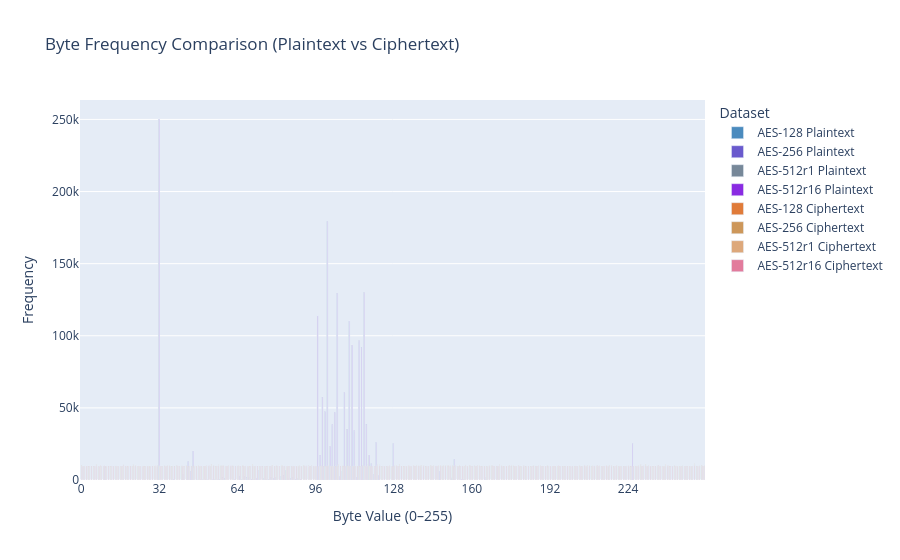
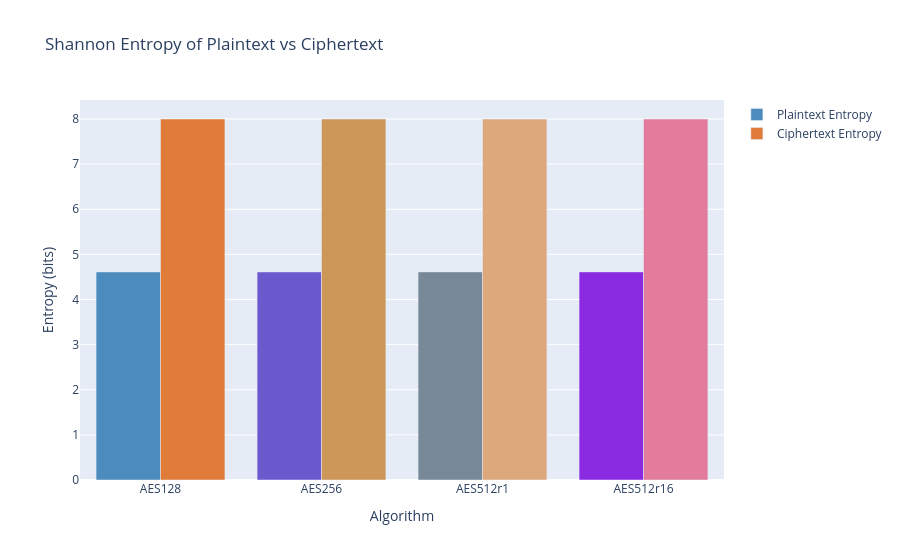

Here is the notebook cell these charts were saved with, in order:
### Code cell
'''just use bytes dont worry about characters'''
'''Skeleton&plots by GPT initially but later modified'''
'''STILL NEED AVALANCHE'''

def compute_stats(df: pl.DataFrame, alg: Algorithm):
    # Filter to a single algorithm
    df_alg = df.filter(pl.col("alg") == alg.name)

    # Convert normalized floats (0.0–1.0) back to byte integers (0–255)
    # df_alg = df_alg.with_columns([
    #     pl.col("plaintext").flatten().flatten().list.eval((pl.element()*255).cast(pl.UInt8), parallel=True).alias('p_bytes'),
    #     pl.col("ciphertext").flatten().flatten().list.eval((pl.element()*255).cast(pl.UInt8), parallel=True).alias('c_bytes')
    # ])
    '''plaintext is now original byte string'''
    df_p = df_alg.select(
        pl.col('plaintext').map_elements(lambda x: list(x)).explode().alias('byte')
    )

    df_c = df_alg.select(
        pl.col("ciphertext").flatten().flatten().list.eval((pl.element()*255).cast(pl.UInt8), parallel=True).explode().alias('byte')
    )


    # Frequency count of each byte value (0–255)
    p_freq = df_p.group_by("byte").len(name = 'p_count')
    c_freq = df_c.group_by("byte").len(name = 'c_count')
    #print(p_freq)
    #print(c_freq)

    full_bytes = pl.DataFrame({'byte': list(range(256))}).with_columns(pl.col("byte").cast(pl.UInt8))

    p_freq = full_bytes.join(
        df_p.group_by("byte").len().rename({"len": "p_count"}),
        on="byte",
        how="left"
    ).fill_null(0)

    c_freq = full_bytes.join(
        df_c.group_by("byte").len().rename({"len": "c_count"}),
        on="byte",
        how="left"
    ).fill_null(0)


    # Merge PT and CT frequencies, filling in 0 for missing bytes
    freqs = p_freq.join(c_freq, on="byte", how="inner").fill_null(0)

    # Add dense ranks (most frequent = rank 1)
    # Dont skip ranks, ties get the same number ie if two tied for first the next most frequent gets rank 2
    freqs = freqs.with_columns([
        pl.col("p_count").rank("dense").alias("p_rank"),
        pl.col("c_count").rank("dense").alias("c_rank"),
        (pl.col("p_count") / pl.col("p_count").sum()).alias("p_prob"),
        (pl.col("c_count") / pl.col("c_count").sum()).alias("c_prob"),
    ])
   # print(freqs)


    # Shannon Entropy of ciphertext:
    # Measures how "random-looking" the ciphertext byte distribution is.
    # Higher values (closer to 8 bits) = better diffusion.
    '''double check eq maybe find library func?'''
    c_entropy_terms = freqs.filter(pl.col("c_prob") > 0).with_columns(
        (-pl.col("c_prob") * pl.col("c_prob").log(base=2)).alias("c_entropy_term")
    )
    p_entropy_terms = freqs.filter(pl.col("p_prob") > 0).with_columns(
        (-pl.col("p_prob") * pl.col("p_prob").log(base=2)).alias("p_entropy_term")
    )
    c_entropy = c_entropy_terms["c_entropy_term"].sum()
    p_entropy = p_entropy_terms["p_entropy_term"].sum()

    # Kendall’s Tau Rank Correlation:
    # Measures how similar the byte frequency ordering is between plaintext and ciphertext.
    # A value near 0 = low correlation = good diffusion.
    tau, _ = kendalltau(freqs["p_rank"].to_numpy(), freqs["c_rank"].to_numpy())

    return freqs, c_entropy, p_entropy, tau


results = {}
for alg in algs:
    freqs, c_entropy, p_entropy, tau = compute_stats(df, alg)
    results[alg.name] = {
        "freqs": freqs,
        "c_entropy": c_entropy,
        "p_entropy": p_entropy,
        "tau": tau,
    }
    print(f"\n=== {alg} ===")
    print(f"Shannon Entropy Plaintext: {p_entropy:.4f} bits")
    print(f"Shannon Entropy Ciphertext: {c_entropy:.4f} bits")
    print(f"Kendall's Tau: {tau:.4f} (lower = better diffusion)")

# colors = ['#1f77b4', '#17becf', '#9467bd', '#7f7f7f']
colors = [
    "#4B8BBE",  # Python blue
    "#6A5ACD",  # Slate blue (soft purple hue)
    "#778899",  # Light slate gray
    "#8A2BE2",  # Blue violet
    "#5F9EA0",  # Cadet blue (muted teal)
    "#708090",  # Slate gray
]

complementary_colors = [
    "#E07B39",  # Complement to #4B8BBE (Python Blue)
    "#CD975A",  # Complement to #6A5ACD (Slate Blue)
    "#DDA87B",  # Complement to #778899 (Light Slate Grey)
    "#E27B9C",  # Complement to #8A2BE2 (Blue Violet)
    "#D9885B",  # Complement to #5F9EA0 (Cadet Blue)
    "#D9A066",  # Complement to #708090 (Slate Grey)
]

# Byte Frequency Comparison
freq_fig = go.Figure()

# # AES-128 plaintext
# freq_fig.add_trace(go.Bar(
#     x=results['128']['freqs']['byte'],
#     y=results['128']['freqs']['p_count'],
#     name='AES-128 Plaintext',
#     marker_color=colors[0]
# ))

# # AES-128 ciphertext
# freq_fig.add_trace(go.Bar(
#     x=results['128']['freqs']['byte'],
#     y=results['128']['freqs']['c_count'],
#     name='AES-128 Ciphertext',
#     marker_color=colors[1]
# ))

# # AES-256 plaintext
# freq_fig.add_trace(go.Bar(
#     x=results['256']['freqs']['byte'],
#     y=results['256']['freqs']['p_count'],
#     name='AES-256 Plaintext',
#     marker_color=colors[2]
# ))

# # AES-256 ciphertext
# freq_fig.add_trace(go.Bar(
#     x=results['256']['freqs']['byte'],
#     y=results['256']['freqs']['c_count'],
#     name='AES-256 Ciphertext',
#     marker_color=colors[3]
# ))

for i in range(len(algs)):
    freq_fig.add_trace(go.Bar(
    x=results[algs[i].name]['freqs']['byte'],
    y=results[algs[i].name]['freqs']['p_count'],
    name=f'AES-{algs[i].name} Plaintext',
    marker_color=colors[i]
    ))
for i in range(len(algs)):
    freq_fig.add_trace(go.Bar(
    x=results[algs[i].name]['freqs']['byte'],
    y=results[algs[i].name]['freqs']['c_count'],
    name=f'AES-{algs[i].name} Ciphertext',
    marker_color=complementary_colors[i]
    ))

# Layout adjustments
freq_fig.update_layout(
    barmode='group',  # group bars side by side
    title='Byte Frequency Comparison (Plaintext vs Ciphertext)',
    xaxis_title='Byte Value (0–255)',
    yaxis_title='Frequency',
    xaxis=dict(tickmode='linear', tick0=0, dtick=32),
    legend_title='Dataset',
    bargap=0.2
)

# Entropy Comparison
entropy_fig = go.Figure()
# entropy_fig.add_trace(go.Bar(
#     #x=["AES128 Plaintext", "AES128 Ciphertext", "AES256 Plaintext", "AES256 Ciphertext"],
#     x = [f"AES{alg.name} Plaintext" for alg in algs] + [f"AES{alg.name} Ciphertext" for alg in algs],
#     #y=[results["128"]["p_entropy"], results["128"]["c_entropy"], results["256"]["p_entropy"], results["256"]["c_entropy"]],
#     y=[results[alg.name]['p_entropy'] for alg in algs] + [results[alg.name]['c_entropy'] for alg in algs],
#     marker_color=colors[:len(algs)]
# ))
# entropy_fig.update_layout(
#     title="Shannon Entropy of Ciphertext",
#     yaxis_title="Entropy (bits)",
#     xaxis_title="Algorithm"
# )
# X labels (e.g., AES128, AES256, etc.)
x_labels = [f"AES{alg.name}" for alg in algs]

# Plaintext entropy bar
entropy_fig.add_trace(go.Bar(
    name="Plaintext Entropy",
    x=x_labels,
    y=[results[alg.name]['p_entropy'] for alg in algs],
    marker_color=colors[:len(algs)]
))

# Ciphertext entropy bar
entropy_fig.add_trace(go.Bar(
    name="Ciphertext Entropy",
    x=x_labels,
    y=[results[alg.name]['c_entropy'] for alg in algs],
    marker_color=complementary_colors[:len(algs)]  # Optional: could use different colors if preferred
))

# Layout with grouped bars
entropy_fig.update_layout(
    barmode='group',
    title="Shannon Entropy of Plaintext vs Ciphertext",
    yaxis_title="Entropy (bits)",
    xaxis_title="Algorithm"
    #template="plotly_white"
)

# Kendall’s Tau Comparison
tau_fig = go.Figure()
tau_fig.add_trace(go.Bar(
    x=[alg.name for alg in algs],
    y=[results[alg.name]["tau"] for alg in algs],
    marker_color=colors[:len(algs)]
))
tau_fig.update_layout(
    title="Kendall's Tau Correlation (PT vs CT Byte Frequencies)",
    yaxis_title="Tau (lower = better diffusion)",
    xaxis_title="Algorithm"
)

# Show all plots
freq_fig.show()
entropy_fig.show()
tau_fig.show()

### Figure 1 — Plotly figure (JSON) as saved in the notebook; plotly's stock layout.template omitted (floating-point values rounded to 4 significant figures; data arrays with more than 128 entries replaced by an {"elided": "..."} marker saying what was removed)
{"data": [{"marker": {"color": "#4B8BBE"}, "name": "AES-128 Plaintext", "type": "bar", "x": {"elided": "256 int values"}, "y": {"elided": "256 int values"}}, {"marker": {"color": "#6A5ACD"}, "name": "AES-256 Plaintext", "type": "bar", "x": {"elided": "256 int values"}, "y": {"elided": "256 int values"}}, {"marker": {"color": "#778899"}, "name": "AES-512r1 Plaintext", "type": "bar", "x": {"elided": "256 int values"}, "y": {"elided": "256 int values"}}, {"marker": {"color": "#8A2BE2"}, "name": "AES-512r16 Plaintext", "type": "bar", "x": {"elided": "256 int values"}, "y": {"elided": "256 int values"}}, {"marker": {"color": "#E07B39"}, "name": "AES-128 Ciphertext", "type": "bar", "x": {"elided": "256 int values"}, "y": {"elided": "256 int values"}}, {"marker": {"color": "#CD975A"}, "name": "AES-256 Ciphertext", "type": "bar", "x": {"elided": "256 int values"}, "y": {"elided": "256 int values"}}, {"marker": {"color": "#DDA87B"}, "name": "AES-512r1 Ciphertext", "type": "bar", "x": {"elided": "256 int values"}, "y": {"elided": "256 int values"}}, {"marker": {"color": "#E27B9C"}, "name": "AES-512r16 Ciphertext", "type": "bar", "x": {"elided": "256 int values"}, "y": {"elided": "256 int values"}}], "layout": {"bargap": 0.2, "barmode": "group", "legend": {"title": {"text": "Dataset"}}, "title": {"text": "Byte Frequency Comparison (Plaintext vs Ciphertext)"}, "xaxis": {"dtick": 32, "tick0": 0, "tickmode": "linear", "title": {"text": "Byte Value (0–255)"}}, "yaxis": {"title": {"text": "Frequency"}}}}

### Figure 2 — Plotly figure (JSON) as saved in the notebook; plotly's stock layout.template omitted (floating-point values rounded to 4 significant figures)
{"data": [{"marker": {"color": ["#4B8BBE", "#6A5ACD", "#778899", "#8A2BE2"]}, "name": "Plaintext Entropy", "type": "bar", "x": ["AES128", "AES256", "AES512r1", "AES512r16"], "y": [4.611, 4.611, 4.611, 4.611]}, {"marker": {"color": ["#E07B39", "#CD975A", "#DDA87B", "#E27B9C"]}, "name": "Ciphertext Entropy", "type": "bar", "x": ["AES128", "AES256", "AES512r1", "AES512r16"], "y": [8.0, 8.0, 7.997, 8.0]}], "layout": {"barmode": "group", "title": {"text": "Shannon Entropy of Plaintext vs Ciphertext"}, "xaxis": {"title": {"text": "Algorithm"}}, "yaxis": {"title": {"text": "Entropy (bits)"}}}}
